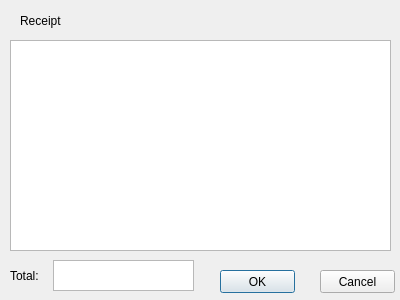
<?xml version="1.0" encoding="UTF-8"?>
<ui version="4.0">
 <class>Dialog</class>
 <widget class="QDialog" name="Dialog">
  <property name="geometry">
   <rect>
    <x>0</x>
    <y>0</y>
    <width>400</width>
    <height>300</height>
   </rect>
  </property>
  <property name="windowTitle">
   <string>Dialog</string>
  </property>
  <widget class="QTableView" name="receipt">
   <property name="geometry">
    <rect>
     <x>10</x>
     <y>40</y>
     <width>381</width>
     <height>211</height>
    </rect>
   </property>
  </widget>
  <widget class="QPushButton" name="validate_purchase">
   <property name="geometry">
    <rect>
     <x>220</x>
     <y>270</y>
     <width>75</width>
     <height>23</height>
    </rect>
   </property>
   <property name="text">
    <string>OK</string>
   </property>
  </widget>
  <widget class="QPushButton" name="cancel_purchase">
   <property name="geometry">
    <rect>
     <x>320</x>
     <y>270</y>
     <width>75</width>
     <height>23</height>
    </rect>
   </property>
   <property name="text">
    <string>Cancel</string>
   </property>
  </widget>
  <widget class="QPlainTextEdit" name="total">
   <property name="geometry">
    <rect>
     <x>53</x>
     <y>260</y>
     <width>141</width>
     <height>31</height>
    </rect>
   </property>
   <property name="readOnly">
    <bool>true</bool>
   </property>
  </widget>
  <widget class="QLabel" name="label">
   <property name="geometry">
    <rect>
     <x>10</x>
     <y>265</y>
     <width>47</width>
     <height>21</height>
    </rect>
   </property>
   <property name="text">
    <string>Total:</string>
   </property>
  </widget>
  <widget class="QLabel" name="label_2">
   <property name="geometry">
    <rect>
     <x>20</x>
     <y>10</y>
     <width>51</width>
     <height>21</height>
    </rect>
   </property>
   <property name="text">
    <string>Receipt</string>
   </property>
  </widget>
 </widget>
 <resources/>
 <connections/>
</ui>
